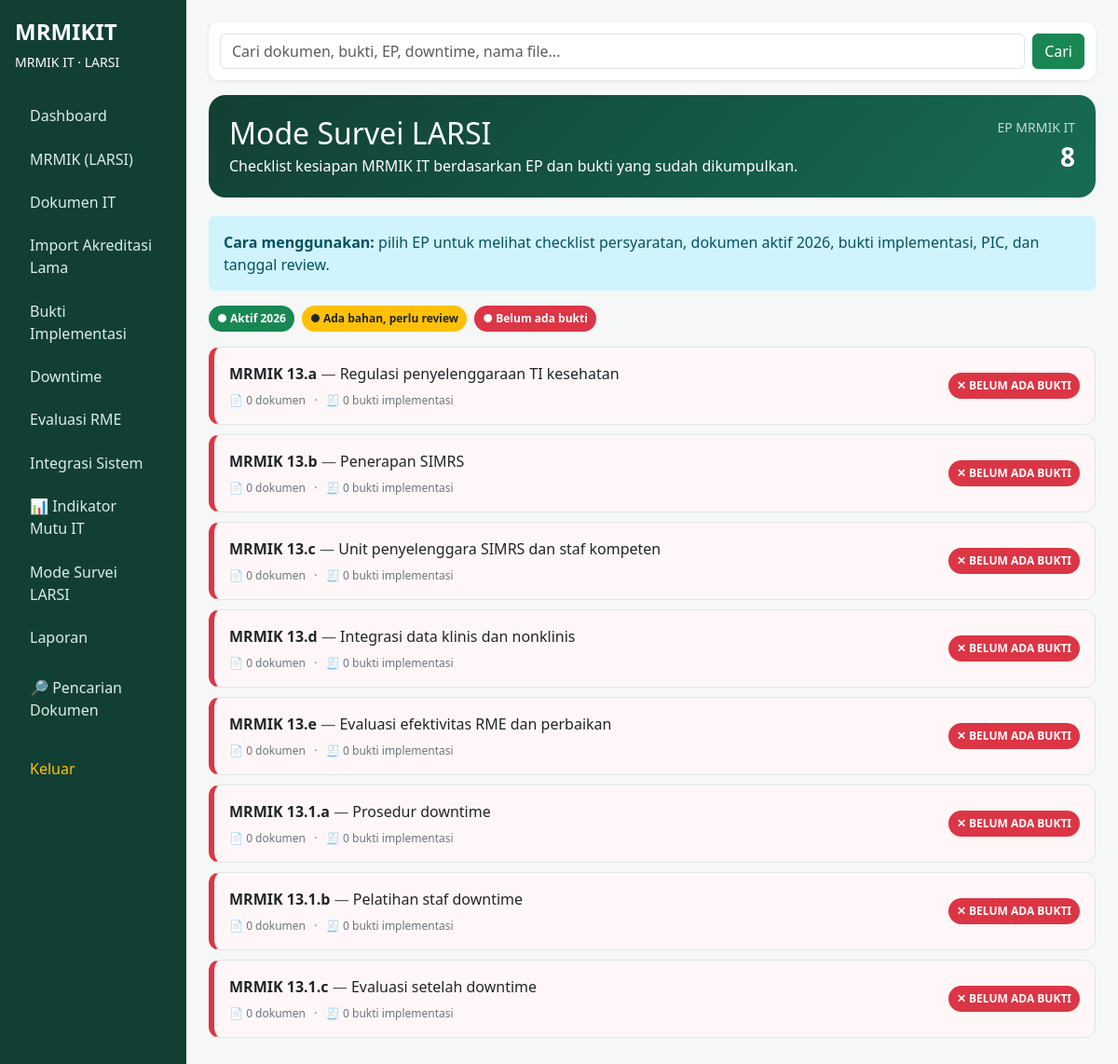
Screenshot of /mode-survei/index.php (signed in) with the database file from the repository.
### tables this page shows
CREATE TABLE IF NOT EXISTS elemen_penilaian (id INT AUTO_INCREMENT PRIMARY KEY, kode VARCHAR(30) UNIQUE NOT NULL, kategori VARCHAR(100), judul VARCHAR(255) NOT NULL, deskripsi TEXT, urutan INT NOT NULL DEFAULT 0);

### mode-survei/index.php (the view, shortened to what this page needs)
<?php
require_once __DIR__.'/../config/auth.php';
$eps=$pdo->query("
    SELECT ep.*,
           COUNT(DISTINCT de.dokumen_id) AS dokumen_count,
           COUNT(DISTINCT CASE
               WHEN d.status_akreditasi='aktif_2026' AND d.tahun_aktif=2026
               THEN d.id END) AS aktif_count,
           COUNT(DISTINCT be.bukti_id) AS bukti_count
    FROM elemen_penilaian ep
    LEFT JOIN dokumen_ep de ON de.ep_id=ep.id
    LEFT JOIN dokumen d ON d.id=de.dokumen_id
    LEFT JOIN bukti_ep be ON be.ep_id=ep.id
    GROUP BY ep.id
    ORDER BY ep.urutan
")->fetchAll();
require __DIR__.'/../partials/header.php';
?>
<div class="survei-hero">
    <div class="d-flex justify-content-between align-items-center gap-3 flex-wrap">
        <div>
            <h2 class="mb-1">Mode Survei LARSI</h2>
            <div>Checklist kesiapan MRMIK IT berdasarkan EP dan bukti yang sudah dikumpulkan.</div>
        </div>
        <div class="text-end">
            <div class="small opacity-75">EP MRMIK IT</div>
            <div class="fs-3 fw-bold"><?=count($eps)?></div>
        </div>
    </div>
</div>
<div class="alert alert-info border-0">
    <strong>Cara menggunakan:</strong> pilih EP untuk melihat checklist persyaratan, dokumen aktif 2026, bukti implementasi, PIC, dan tanggal review.
</div>
<div class="d-flex gap-2 flex-wrap mb-3">
    <span class="ep-status status-active">● Aktif 2026</span>
    <span class="ep-status status-review">● Ada bahan, perlu review</span>
    <span class="ep-status status-empty">● Belum ada bukti</span>
</div>
<?php foreach($eps as $ep):
    $aktif=(int)$ep['aktif_count'];
    $dok=(int)$ep['dokumen_count'];
    $bukti=(int)$ep['bukti_count'];
    if($aktif>0){
        $card='ep-card-active'; $status='status-active'; $label='✓ AKTIF 2026';
    } elseif($dok>0 || $bukti>0){
        $card='ep-card-review'; $status='status-review'; $label='⚠ PERLU REVIEW';
    } else {
        $card='ep-card-empty'; $status='status-empty'; $label='✕ BELUM ADA BUKTI';
    }
?>
<a href="detail.php?kode=<?=urlencode($ep['kode'])?>" class="text-decoration-none text-dark">
    <div class="ep-card <?=$card?>">
        <div class="p-3 d-flex justify-content-between align-items-center gap-3 flex-wrap">
            <div>
                <div class="fs-6">
                    <strong><?=htmlspecialchars($ep['kode'])?></strong>
                    <span class="text-muted">—</span>
                    <?=htmlspecialchars($ep['judul'])?>
                </div>
                <div class="ep-meta mt-2">
                    📄 <?=$dok?> dokumen &nbsp; · &nbsp; 🧾 <?=$bukti?> bukti implementasi
                </div>
            </div>
            <span class="ep-status <?=$status?>"><?=$label?></span>
        </div>
    </div>
</a>
<?php endforeach; ?>
<?php require __DIR__.'/../partials/footer.php';

### partials/header.php (style rules this page uses)
body { background:#f5f8f7 }

### mode-survei/index.php (style rules this page uses)
.survei-hero { background:linear-gradient(135deg,#123f34,#176c54);color:#fff;border-radius:18px;padding:22px;margin-bottom:20px }
.ep-card { border:1px solid #dfe8e4;border-left:6px solid #adb5bd;border-radius:12px;background:#fff;margin-bottom:10px;transition:.15s }
.ep-card-empty { border-left-color:#dc3545;background:#fff7f7 }
.ep-status { display:inline-flex;align-items:center;border-radius:999px;padding:5px 9px;font-size:12px;font-weight:700;white-space:nowrap }
.status-active { background:#198754;color:#fff }
.status-review { background:#ffc107;color:#212529 }
.status-empty { background:#dc3545;color:#fff }
.ep-meta { font-size:12px;color:#6c757d }

### rows the page displays
elemen_penilaian: kode "MRMIK 13.a", judul "Regulasi penyelenggaraan TI kesehatan", dok "0", bukti "0", label "✕ BELUM ADA BUKTI"
elemen_penilaian: kode "MRMIK 13.b", judul "Penerapan SIMRS", dok "0", bukti "0", label "✕ BELUM ADA BUKTI"
elemen_penilaian: kode "MRMIK 13.c", judul "Unit penyelenggara SIMRS dan staf kompeten", dok "0", bukti "0", label "✕ BELUM ADA BUKTI"
elemen_penilaian: kode "MRMIK 13.d", judul "Integrasi data klinis dan nonklinis", dok "0", bukti "0", label "✕ BELUM ADA BUKTI"
elemen_penilaian: kode "MRMIK 13.e", judul "Evaluasi efektivitas RME dan perbaikan", dok "0", bukti "0", label "✕ BELUM ADA BUKTI"
elemen_penilaian: kode "MRMIK 13.1.a", judul "Prosedur downtime", dok "0", bukti "0", label "✕ BELUM ADA BUKTI"
elemen_penilaian: kode "MRMIK 13.1.b", judul "Pelatihan staf downtime", dok "0", bukti "0", label "✕ BELUM ADA BUKTI"
elemen_penilaian: kode "MRMIK 13.1.c", judul "Evaluasi setelah downtime", dok "0", bukti "0", label "✕ BELUM ADA BUKTI"

### other values shown
count($eps) "8"
